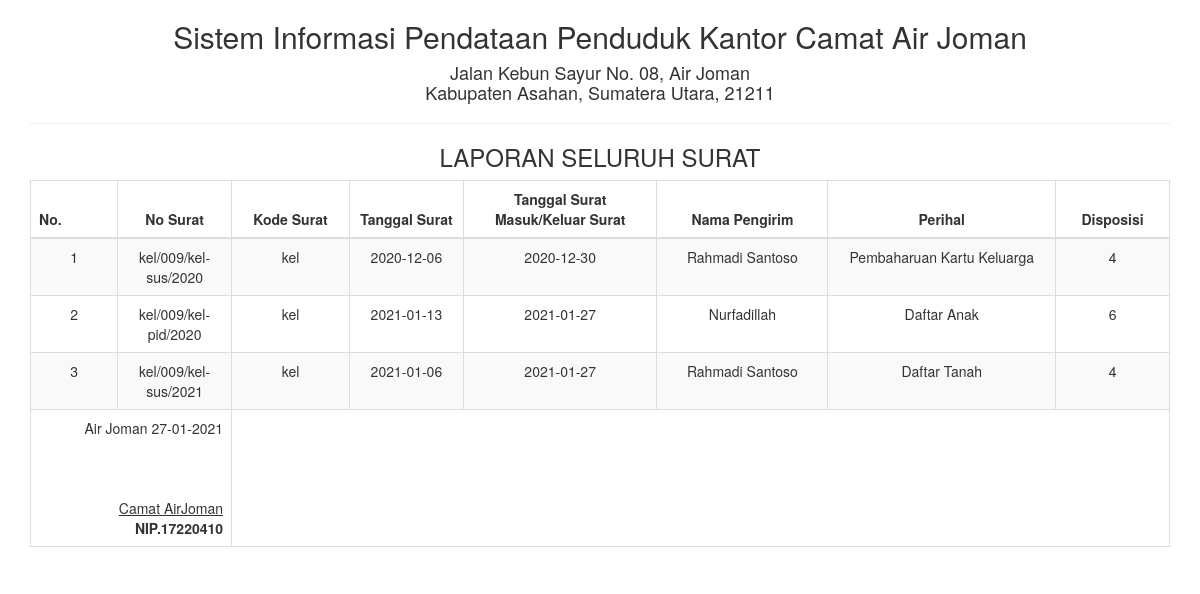
The app's page /report/surat_semua.php with its own data.
### tables this page shows
CREATE TABLE `surat` (
  `id` int(3) NOT NULL,
  `no_surat` varchar(50) NOT NULL,
  `kode_surat` varchar(50) NOT NULL,
  `tgl_surat` date NOT NULL,
  `tgl_masuk_keluar` date NOT NULL,
  `nama_pengirim` varchar(100) NOT NULL,
  `perihal` varchar(200) NOT NULL,
  `dispos` varchar(100) NOT NULL
);

### report/surat_semua.php (the view, shortened to what this page needs)
<!DOCTYPE html>
<html>
    <head>
        <link href="../Assets/css/bootstrap.min.css" rel="stylesheet" type="text/css"/>
    </head>
    <body onload="print()">
        <div class="container">
            <div class='row'>
                <div class="col-sm-12">
                    <div class="text-center">
                          <h2>Sistem Informasi Pendataan Penduduk Kantor Camat Air Joman </h2>
                        <h4>Jalan Kebun Sayur No. 08, Air Joman <br>  Kabupaten Asahan, Sumatera Utara, 21211</h4>
                        <hr>
                        <h3>LAPORAN SELURUH SURAT</h3>
                        <table class="table table-bordered table-striped table-hover">
                        <tbody>
                                <thead>
                                <tr>
                                     <th>No.</th><th width="10%"><center>No Surat</center></th><th><center>Kode Surat</center></th><th width="10%"><center>Tanggal Surat</center></th><th width="17%"><center>Tanggal Surat Masuk/Keluar Surat</center></th><th width="15%"><center>Nama Pengirim</center></th><th width="20%"><center>Perihal</center></th><th width="10%"><center>Disposisi</center></th>
                                </tr>
                                </thead>
                            <tbody>
                            <?php
                            $sql = "SELECT * FROM surat";
                            $query = mysqli_query($koneksi, $sql) or die("SQL Anda Salah");
                            $nomor = 0;
                            while ($data = mysqli_fetch_array($query)) {
                                $nomor++;
                                ?>
                                <tr>
                                    <td><?= $nomor ?></td>
                                    <td><?= $data['no_surat'] ?></td>
                                    <td><?= $data['kode_surat'] ?></td>
                                    <td><?= $data['tgl_surat'] ?></td>
                                    <td><?= $data['tgl_masuk_keluar'] ?></td>
                                    <td><?= $data['nama_pengirim'] ?></td>
                                    <td><?= $data['perihal'] ?></td>
                                    <td><?= $data['dispos'] ?></td>
                                </tr>
                            <?php } ?>
                            </tbody>
                        </tbody>
                            <tfoot>
                                <tr>
                                    <td colspan="2" class="text-right">
                                        Air Joman  <?= date("d-m-Y") ?>
                                        <br><br><br><br>
                                        <u>Camat AirJoman<strong></u><br>
                                        NIP.17220410
                                    </td>
                                </tr>
                            </tfoot>
                        </table>
                    </div>
                </div>
            </div>
    </body>
</html>

### records on screen
surat: no_surat "kel/009/kel-sus/2020", kode_surat "kel", tgl_surat "2020-12-06", tgl_masuk_keluar "2020-12-30", nama_pengirim "Rahmadi Santoso", perihal "Pembaharuan Kartu Keluarga", dispos "4"
surat: no_surat "kel/009/kel-pid/2020", kode_surat "kel", tgl_surat "2021-01-13", tgl_masuk_keluar "2021-01-27", nama_pengirim "Nurfadillah", perihal "Daftar Anak", dispos "6"
surat: no_surat "kel/009/kel-sus/2021", kode_surat "kel", tgl_surat "2021-01-06", tgl_masuk_keluar "2021-01-27", nama_pengirim "Rahmadi Santoso", perihal "Daftar Tanah", dispos "4"
